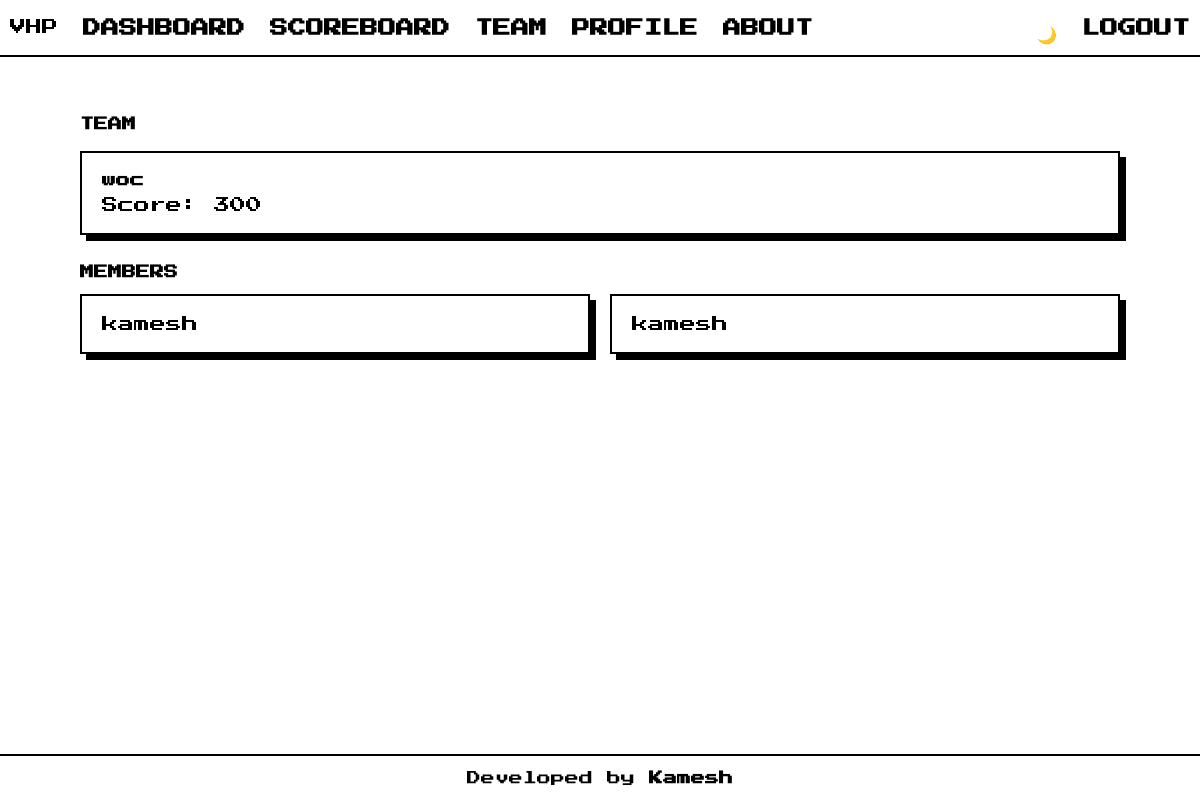
/team (signed in), run on the app's committed database.
### tables this page shows
CREATE TABLE teams (
 id INTEGER PRIMARY KEY,
 name TEXT,
 password TEXT,
 score INTEGER DEFAULT 0
);

CREATE TABLE users (
 id INTEGER PRIMARY KEY,
 username TEXT,
 password TEXT,
 team_id INTEGER
);

### app.py (the view)
@app.route('/team')
def team():
    if 'user' not in session:
        return redirect('/login')
    db = get_db()
    team_id = db.execute(
        "SELECT team_id FROM users WHERE id=?",
        (session['user'],)
    ).fetchone()['team_id']
    if team_id:
        team = db.execute(
            "SELECT * FROM teams WHERE id=?", (team_id,)
        ).fetchone()
        members = db.execute(
            "SELECT username FROM users WHERE team_id=?", (team_id,)
        ).fetchall()
        return render_template('team.html', team=team, members=members)
    return render_template('team.html', team=None)

### app.py (called while the page is built)
def get_db():
    conn = sqlite3.connect("database.db")
    conn.row_factory = sqlite3.Row   # 🔥 use column names instead of index
    return conn

### templates/team.html (shortened to what this page needs)
{% extends "base.html" %}
{% block content %}
<h2>TEAM</h2>
{% if team %}
<div class="card" style="margin-bottom: 30px;">
    <h3>{{team.name}}</h3>
    <p>Score: {{team.score}}</p>
</div>
<h3 style="margin-bottom: 15px;">MEMBERS</h3>
<div class="grid">
{% for m in members %}
    <div class="card">
        {{m.username}}
    </div>
{% endfor %}
</div>
{% endif %}
{% endblock %}

### static/style.css (style rules this page uses)
* { margin: 0; padding: 0; box-sizing: border-box; }
body { background: #ffffff; color: #000; font-family: 'Press Start 2P', monospace; }
.grid { display: grid; grid-template-columns: repeat(auto-fit, minmax(300px, 1fr)); gap: 25px; }
.card { background: white; border: 4px solid black; padding: 25px; box-shadow: 6px 6px 0 black; transition: 0.2s; }
h1, h2, h3 { margin-bottom: 20px; font-size: 14px; }
h2 { margin-bottom: 20px; }
h3 { margin-bottom: 10px; }
.profile-box, .card { margin-bottom: 20px; }
.grid { margin-top: 10px; margin-bottom: 20px; }
.card { margin-bottom: 20px; padding: 15px; }
.grid { display: grid; grid-template-columns: repeat(auto-fit, minmax(250px, 1fr)); gap: 20px; }
.card { padding: 20px; border: 2px solid black; }
body { min-height: 100vh; display: flex; flex-direction: column; }

### data on the page
teams: name "woc", score "300"
users: username "kamesh"
users: username "kamesh"
